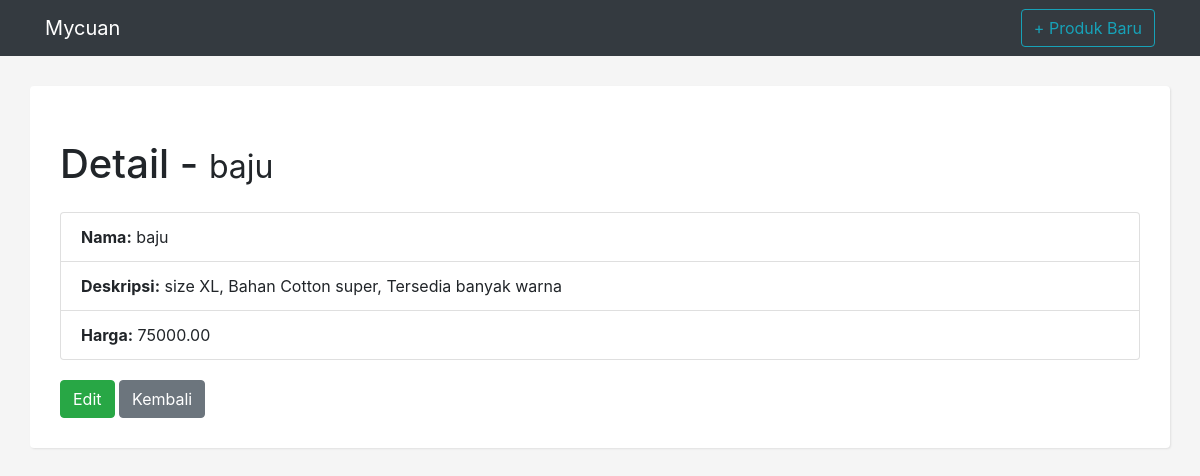
The page /view/5 on the database its author committed.
### products/models.py (models this page shows, shortened)
class Product(models.Model):
    name = models.CharField('Nama', max_length=100)
    description = models.TextField('Deskripsi', blank=True)
    price = models.DecimalField('Harga', decimal_places=2, max_digits=8)
    created = models.DateTimeField('Created', auto_now_add=True)
    changed = models.DateTimeField('Changed', auto_now=True)
    class Meta:
        ordering = ['name']

### products/views.py (the view)
# urls.py: path('view/<int:pk>', views.ProductDetail.as_view(), name='product_view'),
class ProductDetail(DetailView):
    model = Product

### products/templates/products/product_detail.html
{% extends 'products/base.html' %}
{% block content %}
    <h1 class="my-4">Detail -
        <small>{{ object.name }}</small>
    </h1>
    <div class="row">
        <div class="col-12">
            <ul class="list-group">
              <li class="list-group-item"><strong>Nama:</strong> {{ object.name }}</li>
              <li class="list-group-item"><strong>Deskripsi:</strong> {{ object.description}}</li>
              <li class="list-group-item"><strong>Harga:</strong> {{ object.price }}</li>
            </ul>
        </div>
    </div>
    <div class="row top-buffer">
        <div class="col-12">
                <a href="{% url 'product_edit' object.id %}"><button type="button" class="btn btn-success">Edit</button></a>
                <a href="{% url 'product_list' %}"><button type="button" class="btn btn-secondary">Kembali</button></a>
        </div>
    </div>
{% endblock %}

### products/static/css/style.css (style rules this page uses)
body { background: whitesmoke }
.top-buffer { margin-top:20px; }

### rows shown on the page
Product: name "baju", description "size XL, Bahan Cotton super, Tersedia banyak warna", price "75000.00"
